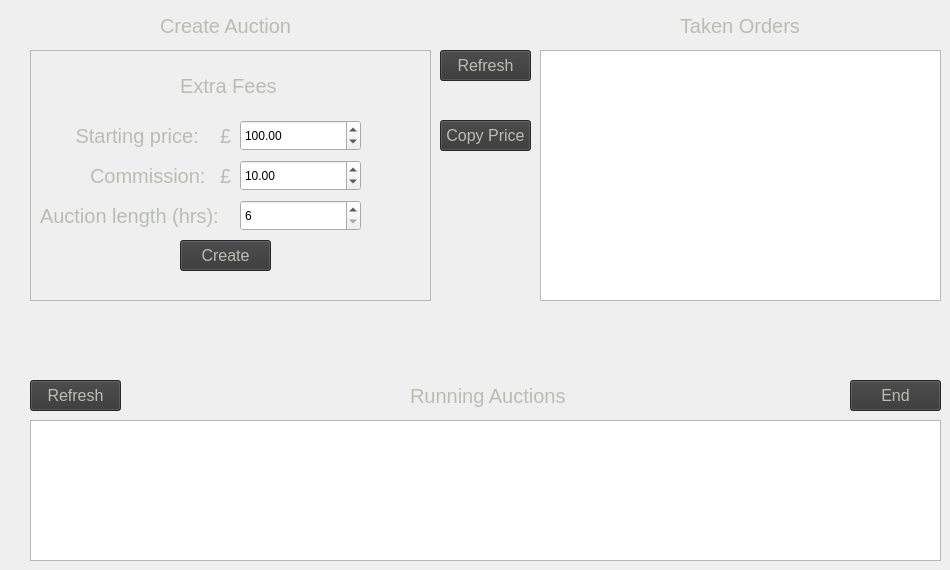
     <widget class="QWidget" name="tbCOBids">
      <attribute name="title">
       <string>Auctions</string>
      </attribute>
      <widget class="QLabel" name="label_25">
       <property name="geometry">
        <rect>
         <x>160</x>
         <y>10</y>
         <width>141</width>
         <height>31</height>
        </rect>
       </property>
       <property name="styleSheet">
        <string notr="true">color: rgb(186, 189, 182); 
font-size: 20px</string>
       </property>
       <property name="text">
        <string>Create Auction</string>
       </property>
      </widget>
      <widget class="QListWidget" name="lwCOTakenOrdersBids">
       <property name="geometry">
        <rect>
         <x>540</x>
         <y>50</y>
         <width>401</width>
         <height>251</height>
        </rect>
       </property>
       <property name="styleSheet">
        <string notr="true">color: rgb(186, 189, 182); 
font-size: 18px</string>
       </property>
      </widget>
      <widget class="QLabel" name="label_44">
       <property name="geometry">
        <rect>
         <x>680</x>
         <y>10</y>
         <width>141</width>
         <height>31</height>
        </rect>
       </property>
       <property name="styleSheet">
        <string notr="true">color: rgb(186, 189, 182); 
font-size: 20px</string>
       </property>
       <property name="text">
        <string>Taken Orders</string>
       </property>
      </widget>
      <widget class="QPushButton" name="btnCOBidsRefresh">
       <property name="geometry">
        <rect>
         <x>440</x>
         <y>50</y>
         <width>91</width>
         <height>31</height>
        </rect>
       </property>
       <property name="styleSheet">
        <string notr="true">background-color: rgb(54, 54, 54);
font: 16px;
color: rgb(186, 189, 182);</string>
       </property>
       <property name="text">
        <string>Refresh</string>
       </property>
      </widget>
      <widget class="QLabel" name="lblCOTakenOrderInfoBids">
       <property name="geometry">
        <rect>
         <x>540</x>
         <y>310</y>
         <width>401</width>
         <height>61</height>
        </rect>
       </property>
       <property name="styleSheet">
        <string notr="true">color: rgb(186, 189, 182); 
font-size: 16px</string>
       </property>
       <property name="text">
        <string/>
       </property>
       <property name="alignment">
        <set>Qt::AlignCenter</set>
       </property>
       <property name="wordWrap">
        <bool>true</bool>
       </property>
      </widget>
      <widget class="QFrame" name="seperator_4">
       <property name="geometry">
        <rect>
         <x>30</x>
         <y>50</y>
         <width>401</width>
         <height>251</height>
        </rect>
       </property>
       <property name="frameShape">
        <enum>QFrame::StyledPanel</enum>
       </property>
       <property name="frameShadow">
        <enum>QFrame::Raised</enum>
       </property>
       <widget class="QLabel" name="label_26">
        <property name="geometry">
         <rect>
          <x>40</x>
          <y>70</y>
          <width>141</width>
          <height>31</height>
         </rect>
        </property>
        <property name="styleSheet">
         <string notr="true">color: rgb(186, 189, 182); 
font-size: 20px</string>
        </property>
        <property name="text">
         <string> Starting price:</string>
        </property>
       </widget>
       <widget class="QLabel" name="label_32">
        <property name="geometry">
         <rect>
          <x>150</x>
          <y>20</y>
          <width>101</width>
          <height>31</height>
         </rect>
        </property>
        <property name="styleSheet">
         <string notr="true">color: rgb(186, 189, 182); 
font-size: 20px</string>
        </property>
        <property name="text">
         <string>Extra Fees</string>
        </property>
       </widget>
       <widget class="QLabel" name="label_34">
        <property name="geometry">
         <rect>
          <x>190</x>
          <y>70</y>
          <width>16</width>
          <height>31</height>
         </rect>
        </property>
        <property name="styleSheet">
         <string notr="true">color: rgb(186, 189, 182); 
font-size: 20px</string>
        </property>
        <property name="text">
         <string>£</string>
        </property>
       </widget>
       <widget class="QDoubleSpinBox" name="dsbxCOBidsStartingPrice">
        <property name="geometry">
         <rect>
          <x>210</x>
          <y>70</y>
          <width>121</width>
          <height>31</height>
         </rect>
        </property>
        <property name="maximum">
         <double>99999999.000000000000000</double>
        </property>
        <property name="value">
         <double>100.000000000000000</double>
        </property>
       </widget>
       <widget class="QLabel" name="label_27">
        <property name="geometry">
         <rect>
          <x>60</x>
          <y>110</y>
          <width>121</width>
          <height>31</height>
         </rect>
        </property>
        <property name="styleSheet">
         <string notr="true">color: rgb(186, 189, 182); 
font-size: 20px</string>
        </property>
        <property name="text">
         <string>Commission:</string>
        </property>
       </widget>
       <widget class="QLabel" name="label_35">
        <property name="geometry">
         <rect>
          <x>190</x>
          <y>110</y>
          <width>16</width>
          <height>31</height>
         </rect>
        </property>
        <property name="styleSheet">
         <string notr="true">color: rgb(186, 189, 182); 
font-size: 20px</string>
        </property>
        <property name="text">
         <string>£</string>
        </property>
       </widget>
       <widget class="QDoubleSpinBox" name="dsbxCOBidsCommissionPrice">
        <property name="geometry">
         <rect>
          <x>210</x>
          <y>110</y>
          <width>121</width>
          <height>31</height>
         </rect>
        </property>
        <property name="maximum">
         <double>9999.000000000000000</double>
        </property>
        <property name="value">
         <double>10.000000000000000</double>
        </property>
       </widget>
       <widget class="QPushButton" name="btnCOBidsCreate">
        <property name="geometry">
         <rect>
          <x>150</x>
          <y>190</y>
          <width>91</width>
          <height>31</height>
         </rect>
        </property>
        <property name="styleSheet">
         <string notr="true">background-color: rgb(54, 54, 54);
font: 16px;
color: rgb(186, 189, 182);</string>
        </property>
        <property name="text">
         <string>Create</string>
        </property>
       </widget>
       <widget class="QSpinBox" name="sbxCOBidsLength">
        <property name="geometry">
         <rect>
          <x>210</x>
          <y>150</y>
          <width>121</width>
          <height>31</height>
         </rect>
        </property>
        <property name="minimum">
         <number>6</number>
        </property>
        <property name="maximum">
         <number>24</number>
        </property>
       </widget>
       <widget class="QLabel" name="label_46">
        <property name="geometry">
         <rect>
          <x>10</x>
          <y>150</y>
          <width>191</width>
          <height>31</height>
         </rect>
        </property>
        <property name="styleSheet">
         <string notr="true">color: rgb(186, 189, 182); 
font-size: 20px</string>
        </property>
        <property name="text">
         <string>Auction length (hrs):</string>
        </property>
       </widget>
      </widget>
      <widget class="QPushButton" name="btnCOBidsCopyOrderPrice">
       <property name="geometry">
        <rect>
         <x>440</x>
         <y>120</y>
         <width>91</width>
         <height>31</height>
        </rect>
       </property>
       <property name="styleSheet">
        <string notr="true">background-color: rgb(54, 54, 54);
font: 16px;
color: rgb(186, 189, 182);</string>
       </property>
       <property name="text">
        <string>Copy Price</string>
       </property>
      </widget>
      <widget class="QLabel" name="label_33">
       <property name="geometry">
        <rect>
         <x>410</x>
         <y>380</y>
         <width>171</width>
         <height>31</height>
        </rect>
       </property>
       <property name="styleSheet">
        <string notr="true">color: rgb(186, 189, 182); 
font-size: 20px</string>
       </property>
       <property name="text">
        <string>Running Auctions</string>
       </property>
      </widget>
      <widget class="QListWidget" name="lwCORunningAuctions">
       <property name="geometry">
        <rect>
         <x>30</x>
         <y>420</y>
         <width>911</width>
         <height>141</height>
        </rect>
       </property>
       <property name="styleSheet">
        <string notr="true">color: rgb(186, 189, 182); 
font-size: 18px</string>
       </property>
      </widget>
      <widget class="QLabel" name="lblCOCreateAuctionInfo">
       <property name="geometry">
        <rect>
         <x>30</x>
         <y>310</y>
         <width>401</width>
         <height>61</height>
        </rect>
       </property>
       <property name="styleSheet">
        <string notr="true">color: rgb(186, 189, 182); 
font-size: 16px</string>
       </property>
       <property name="text">
        <string/>
       </property>
       <property name="alignment">
        <set>Qt::AlignCenter</set>
       </property>
       <property name="wordWrap">
        <bool>true</bool>
       </property>
      </widget>
      <widget class="QPushButton" name="btnCORefreshRunningAuction">
       <property name="geometry">
        <rect>
         <x>30</x>
         <y>380</y>
         <width>91</width>
         <height>31</height>
        </rect>
       </property>
       <property name="styleSheet">
        <string notr="true">background-color: rgb(54, 54, 54);
font: 16px;
color: rgb(186, 189, 182);</string>
       </property>
       <property name="text">
        <string>Refresh</string>
       </property>
      </widget>
      <widget class="QPushButton" name="btnCOEndRunningAuction">
       <property name="geometry">
        <rect>
         <x>850</x>
         <y>380</y>
         <width>91</width>
         <height>31</height>
        </rect>
       </property>
       <property name="styleSheet">
        <string notr="true">background-color: rgb(54, 54, 54);
font: 16px;
color: rgb(186, 189, 182);</string>
       </property>
       <property name="text">
        <string>End</string>
       </property>
      </widget>
     </widget>
